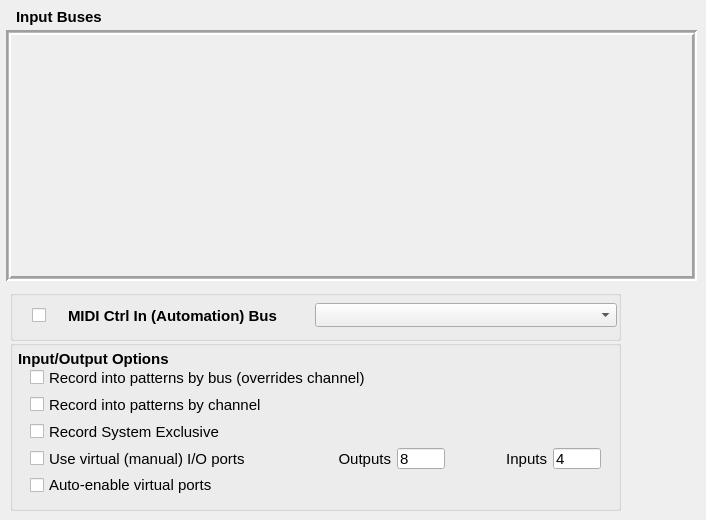
     <widget class="QWidget" name="tabMidiInput">
      <property name="toolTip">
       <string>Provides a table to select the desired MIDI input port.</string>
      </property>
      <attribute name="title">
       <string>MIDI &amp;Input</string>
      </attribute>
      <widget class="QGroupBox" name="groupBoxInputOptions">
       <property name="geometry">
        <rect>
         <x>10</x>
         <y>340</y>
         <width>611</width>
         <height>171</height>
        </rect>
       </property>
       <property name="font">
        <font>
         <pointsize>11</pointsize>
         <bold>false</bold>
        </font>
       </property>
       <property name="title">
        <string/>
       </property>
       <property name="flat">
        <bool>false</bool>
       </property>
       <property name="checkable">
        <bool>false</bool>
       </property>
       <widget class="QLabel" name="label_5">
        <property name="geometry">
         <rect>
          <x>8</x>
          <y>10</y>
          <width>181</width>
          <height>17</height>
         </rect>
        </property>
        <property name="font">
         <font>
          <pointsize>11</pointsize>
          <bold>true</bold>
         </font>
        </property>
        <property name="text">
         <string>Input/Output Options</string>
        </property>
       </widget>
       <widget class="QWidget" name="ioLayoutWidget">
        <property name="geometry">
         <rect>
          <x>20</x>
          <y>27</y>
          <width>571</width>
          <height>128</height>
         </rect>
        </property>
        <layout class="QGridLayout" name="gridLayout_9">
         <item row="3" column="2">
          <widget class="QLineEdit" name="lineEditOutputCount">
           <property name="maximumSize">
            <size>
             <width>48</width>
             <height>16777215</height>
            </size>
           </property>
           <property name="text">
            <string>8</string>
           </property>
           <property name="maxLength">
            <number>2</number>
           </property>
           <property name="frame">
            <bool>true</bool>
           </property>
           <property name="clearButtonEnabled">
            <bool>false</bool>
           </property>
          </widget>
         </item>
         <item row="3" column="1">
          <widget class="QLabel" name="label_outputs">
           <property name="maximumSize">
            <size>
             <width>96</width>
             <height>16777215</height>
            </size>
           </property>
           <property name="text">
            <string>Outputs</string>
           </property>
           <property name="alignment">
            <set>Qt::AlignmentFlag::AlignRight|Qt::AlignmentFlag::AlignTrailing|Qt::AlignmentFlag::AlignVCenter</set>
           </property>
          </widget>
         </item>
         <item row="3" column="4">
          <widget class="QLineEdit" name="lineEditInputCount">
           <property name="maximumSize">
            <size>
             <width>48</width>
             <height>16777215</height>
            </size>
           </property>
           <property name="text">
            <string>4</string>
           </property>
           <property name="maxLength">
            <number>2</number>
           </property>
          </widget>
         </item>
         <item row="4" column="0" colspan="2">
          <widget class="QCheckBox" name="checkBoxAutoEnableVirtual">
           <property name="text">
            <string>Auto-enable virtual ports</string>
           </property>
          </widget>
         </item>
         <item row="1" column="0" colspan="3">
          <widget class="QCheckBox" name="checkBoxRecordByChannel">
           <property name="toolTip">
            <string>If checked, incoming data routes to the pattern
slot by bus/port number. Overrides input by
channel.</string>
           </property>
           <property name="text">
            <string>Record into patterns by channel</string>
           </property>
          </widget>
         </item>
         <item row="0" column="0" colspan="3" alignment="Qt::AlignmentFlag::AlignBottom">
          <widget class="QCheckBox" name="checkBoxRecordByBuss">
           <property name="toolTip">
            <string>If checked, incoming data routes to the pattern
slot by channel number (0 to 15).</string>
           </property>
           <property name="text">
            <string>Record into patterns by bus (overrides channel)</string>
           </property>
          </widget>
         </item>
         <item row="3" column="0">
          <widget class="QCheckBox" name="checkBoxVirtualPorts">
           <property name="text">
            <string>Use virtual (manual) I/O ports</string>
           </property>
          </widget>
         </item>
         <item row="3" column="3">
          <widget class="QLabel" name="label_inputs">
           <property name="maximumSize">
            <size>
             <width>96</width>
             <height>16777215</height>
            </size>
           </property>
           <property name="text">
            <string>Inputs</string>
           </property>
           <property name="alignment">
            <set>Qt::AlignmentFlag::AlignRight|Qt::AlignmentFlag::AlignTrailing|Qt::AlignmentFlag::AlignVCenter</set>
           </property>
          </widget>
         </item>
         <item row="2" column="0">
          <widget class="QCheckBox" name="checkBoxRecordSysEx">
           <property name="text">
            <string>Record System Exclusive</string>
           </property>
          </widget>
         </item>
        </layout>
       </widget>
      </widget>
      <widget class="QLabel" name="inputBussesLabel">
       <property name="geometry">
        <rect>
         <x>16</x>
         <y>8</y>
         <width>129</width>
         <height>17</height>
        </rect>
       </property>
       <property name="font">
        <font>
         <pointsize>11</pointsize>
         <bold>true</bold>
        </font>
       </property>
       <property name="text">
        <string>Input Buses</string>
       </property>
      </widget>
      <widget class="QScrollArea" name="inputsScrollArea">
       <property name="geometry">
        <rect>
         <x>6</x>
         <y>30</y>
         <width>691</width>
         <height>251</height>
        </rect>
       </property>
       <property name="font">
        <font>
         <pointsize>11</pointsize>
         <bold>false</bold>
        </font>
       </property>
       <property name="frameShape">
        <enum>QFrame::Shape::Box</enum>
       </property>
       <property name="lineWidth">
        <number>2</number>
       </property>
       <property name="midLineWidth">
        <number>1</number>
       </property>
       <property name="horizontalScrollBarPolicy">
        <enum>Qt::ScrollBarPolicy::ScrollBarAsNeeded</enum>
       </property>
       <property name="widgetResizable">
        <bool>true</bool>
       </property>
       <widget class="QWidget" name="scrollAreaWidgetContents_2">
        <property name="geometry">
         <rect>
          <x>0</x>
          <y>0</y>
          <width>691</width>
          <height>251</height>
         </rect>
        </property>
       </widget>
      </widget>
      <widget class="QWidget" name="horizontalLayoutWidget">
       <property name="geometry">
        <rect>
         <x>32</x>
         <y>300</y>
         <width>585</width>
         <height>31</height>
        </rect>
       </property>
       <layout class="QHBoxLayout" name="horizontalLayout_2" stretch="1,8,10">
        <item>
         <widget class="QCheckBox" name="checkBoxMidiInBuss">
          <property name="text">
           <string/>
          </property>
         </widget>
        </item>
        <item>
         <widget class="QLabel" name="labelMidiCtrlIn">
          <property name="font">
           <font>
            <pointsize>11</pointsize>
            <bold>true</bold>
           </font>
          </property>
          <property name="text">
           <string>MIDI Ctrl In (Automation) Bus</string>
          </property>
         </widget>
        </item>
        <item>
         <widget class="QComboBox" name="comboBoxMidiInBuss">
          <property name="sizePolicy">
           <sizepolicy hsizetype="Preferred" vsizetype="Fixed">
            <horstretch>0</horstretch>
            <verstretch>0</verstretch>
           </sizepolicy>
          </property>
          <property name="minimumSize">
           <size>
            <width>180</width>
            <height>24</height>
           </size>
          </property>
          <property name="maximumSize">
           <size>
            <width>16777215</width>
            <height>24</height>
           </size>
          </property>
          <property name="sizeAdjustPolicy">
           <enum>QComboBox::SizeAdjustPolicy::AdjustToContents</enum>
          </property>
         </widget>
        </item>
       </layout>
      </widget>
      <widget class="QGroupBox" name="groupBox_3">
       <property name="geometry">
        <rect>
         <x>10</x>
         <y>290</y>
         <width>611</width>
         <height>51</height>
        </rect>
       </property>
       <property name="title">
        <string/>
       </property>
      </widget>
      <zorder>groupBox_3</zorder>
      <zorder>groupBoxInputOptions</zorder>
      <zorder>inputBussesLabel</zorder>
      <zorder>inputsScrollArea</zorder>
      <zorder>horizontalLayoutWidget</zorder>
     </widget>
